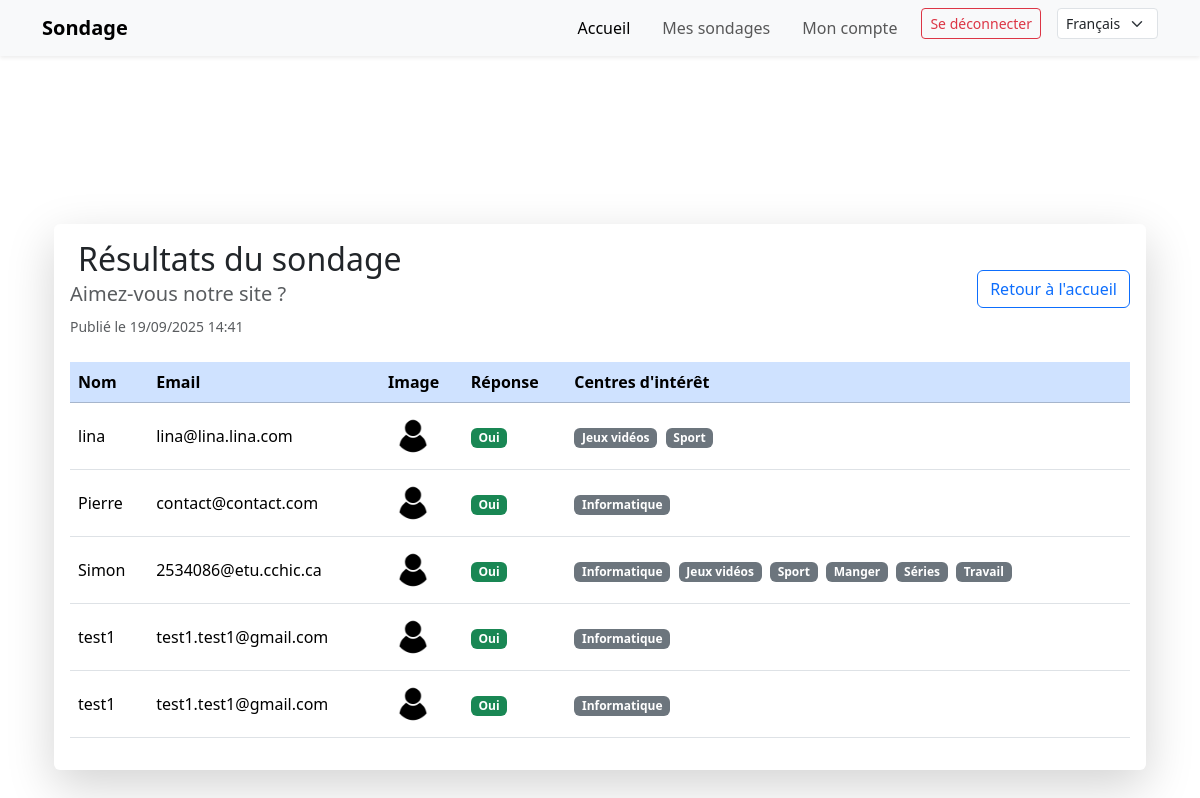
/question/12/ (signed in), run on an earlier commit of the app's database.
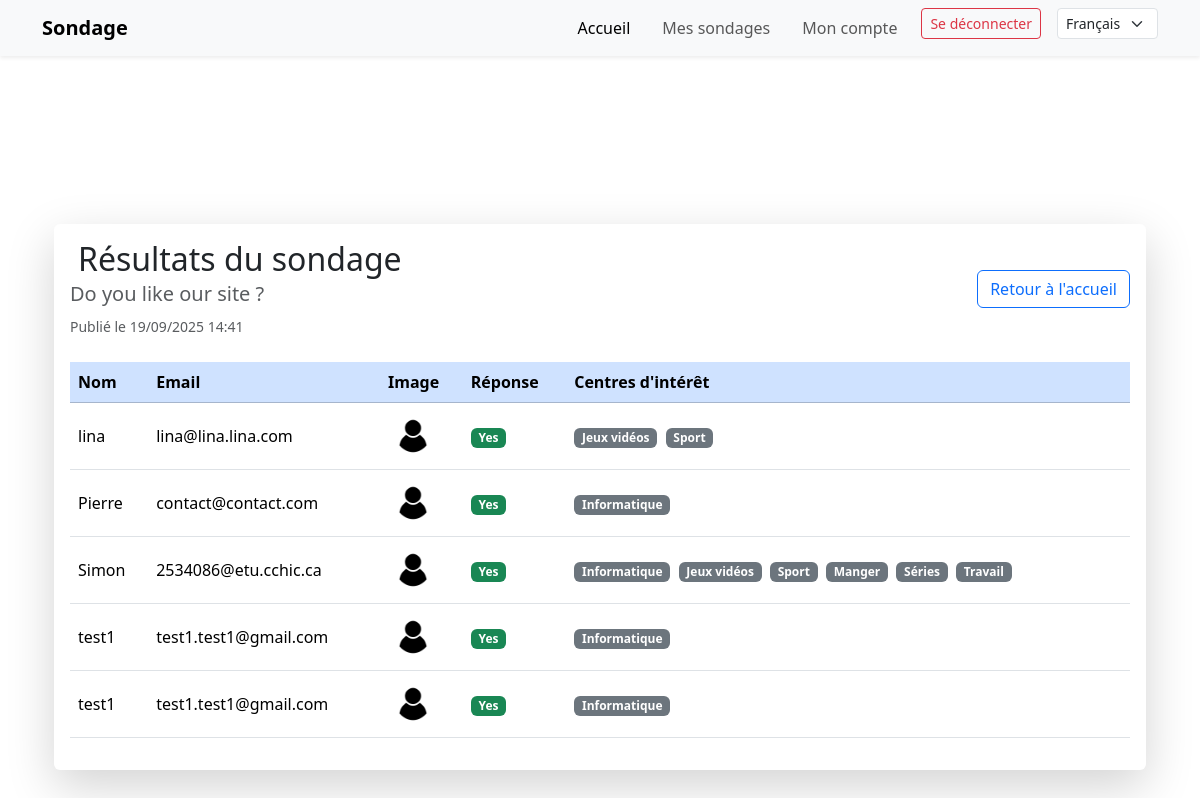
And on a later commit of the database.
### main_app/models.py (models this page shows, shortened)
class Question(models.Model):
    question_text = models.CharField(max_length=200)
    creator = models.ForeignKey(User, on_delete=models.CASCADE, null=True)
    pub_date = models.DateTimeField("date published")

class Response(models.Model):
    respondent = models.ForeignKey(Respondent, on_delete=models.CASCADE)
    choice = models.ForeignKey(Choice, on_delete=models.CASCADE)
    answered_at = models.DateTimeField(auto_now_add=True)

class Choice(models.Model):
    question = models.ForeignKey(Question, on_delete=models.CASCADE)
    choice_text = models.CharField(max_length=200)
    votes = models.IntegerField(default=0)

class Respondent(models.Model):
    name = models.CharField(max_length=100)
    email = models.EmailField(blank=True, null=True)
    submitted_at = models.DateTimeField(auto_now_add=True)
    interests = models.ManyToManyField(Interest, blank=True)
    image = models.ImageField(upload_to='respondents/', null=True, blank=True)

### main_app/views.py (the view, shortened to what this page needs)
# urls.py: path('question/<int:question_id>/', views.question_detail, name='question_detail'),
def question_detail(request, question_id):
    question = get_object_or_404(Question, pk=question_id)
    if request.user.is_authenticated:
        responses = Response.objects.filter(choice__question=question).select_related('respondent', 'choice')
        return render(request, 'main_app/question_detail_admin.html', {
            'question': question,
            'responses': responses,
        })

### main_app/models.py (called while the page is built)
    def __str__(self):
        return self.name

### main_app/templates/main_app/question_detail_admin.html (shortened to what this page needs)
{% extends "main_app/base.html" %}
{% load static i18n %}
{% block content %}
<div class="container mt-5 pt-5 mb-5">
  <div class="card shadow-lg border-0">
    <div class="card-body">
      <div class="d-flex justify-content-between align-items-center mb-4">
        <div>
          <h2 class="mb-1">{% trans "Résultats du sondage" %}</h2>
          <h5 class="text-muted">{{ question.question_text }}</h5>
          <small class="text-muted">{% trans "Publié le" %} {{ question.pub_date|date:"d/m/Y H:i" }}</small>
        </div>
        <a href="{% url 'home' %}" class="btn btn-outline-primary">
           {% trans "Retour à l'accueil" %}
        </a>
      </div>
      {% if responses %}
        <div class="table-responsive">
          <table class="table table-hover align-middle">
            <thead class="table-primary">
              <tr>
                <th scope="col"> {% trans "Nom" %}</th>
                <th scope="col"> {% trans "Email" %}</th>
                <th scope="col"> {% trans "Image" %}</th>
                <th scope="col"> {% trans "Réponse" %}</th>
                <th scope="col"> {% trans "Centres d'intérêt" %}</th>
              </tr>
            </thead>
            <tbody>
              {% for response in responses %}
                <tr>
                  <td>{{ response.respondent.name }}</td>
                  <td>{{ response.respondent.email|default:_("-") }}</td>
                  <td>
                    {% if response.respondent.image %}
                      <img src="{{ response.respondent.image.url }}" alt="{% trans "Image" %}" class="rounded-circle" style="height: 50px; width: 50px; object-fit: cover;">
                    {% else %}
                      <span class="text-muted">{% trans "Aucune" %}</span>
                    {% endif %}
                  </td>
                  <td><span class="badge bg-success">{{ response.choice.choice_text }}</span></td>
                  <td>
                    {% if response.respondent.interests.exists %}
                      {% for interest in response.respondent.interests.all %}
                        <span class="badge bg-secondary me-1">{{ interest }}</span>
                      {% endfor %}
                    {% else %}
                      <span class="text-muted">{% trans "Aucun" %}</span>
                    {% endif %}
                  </td>
                </tr>
              {% endfor %}
            </tbody>
          </table>
        </div>
      {% else %}
        <div class="alert alert-info mt-4">
          <i class="bi bi-info-circle-fill me-2"></i>{% trans "Aucune réponse n'a encore été soumise pour ce sondage." %}
        </div>
      {% endif %}
    </div>
  </div>
</div>
{% endblock %}

What changed in the data, as far as the page shows it:
changed Question: question_text "Aimez-vous notre site ?" → "Do you like our site ?"
changed through a linked row, Response "lina": choice.choice_text "Oui" → "Yes"
changed through a linked row, Response "Pierre": choice.choice_text "Oui" → "Yes"
changed through a linked row, Response "Simon": choice.choice_text "Oui" → "Yes"
changed through a linked row, Response (number 4 of 5 on the later page): choice.choice_text "Oui" → "Yes"
changed through a linked row, Response (number 5 of 5 on the later page): choice.choice_text "Oui" → "Yes"
